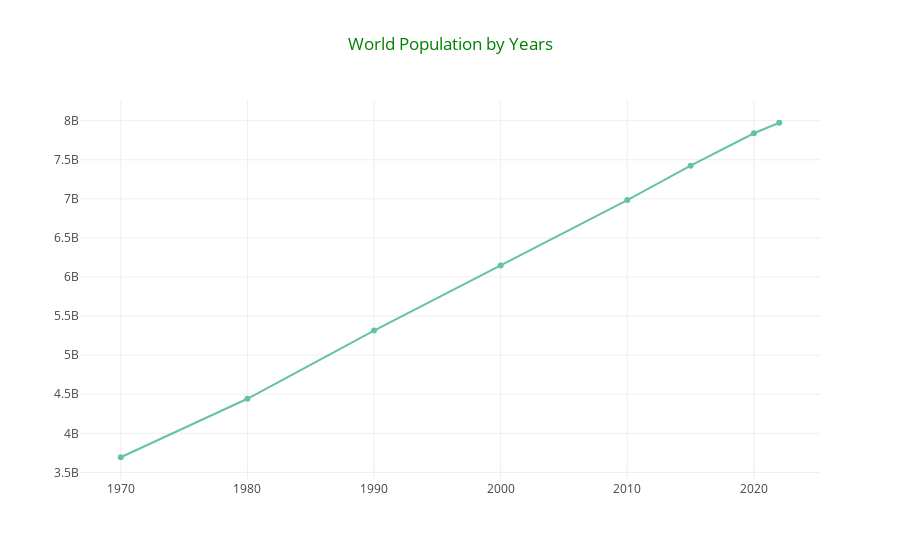

Notebook code for this chart:
### Markdown cell above
1.We can see that the Asian continent contribute to 50% of world population globally.
2.The top two contries contribute to population in Asia are china and India.

### Code cell
years = []
total_pops = []
col_list = df.columns
for col in range(2,10):
    sum = df[col_list[col]].sum()
    years.append(col_list[col].replace(" Population",""))
    total_pops.append(sum)
df_year = pd.DataFrame({"Year" : years, "Population" : total_pops}).sort_values(by="Year")
df_year["Year"]=pd.to_datetime(df_year["Year"])
fig = go.Figure()
fig.add_trace(go.Scatter(x=df_year["Year"], y=df_year["Population"]))
fig.update_layout(title="World Population by Years")
fig.show()

### Figure 1 — Plotly figure (JSON) as saved in the notebook; plotly's stock layout.template omitted (floating-point values rounded to 4 significant figures)
{"data": [{"type": "scatter", "x": ["1970-01-01T00:00:00", "1980-01-01T00:00:00", "1990-01-01T00:00:00", "2000-01-01T00:00:00", "2010-01-01T00:00:00", "2015-01-01T00:00:00", "2020-01-01T00:00:00", "2022-01-01T00:00:00"], "y": [3694136661, 4442400371, 5314191665, 6147055703, 6983784998, 7424809761, 7839250603, 7973413042]}], "layout": {"title": {"text": "World Population by Years"}}}
